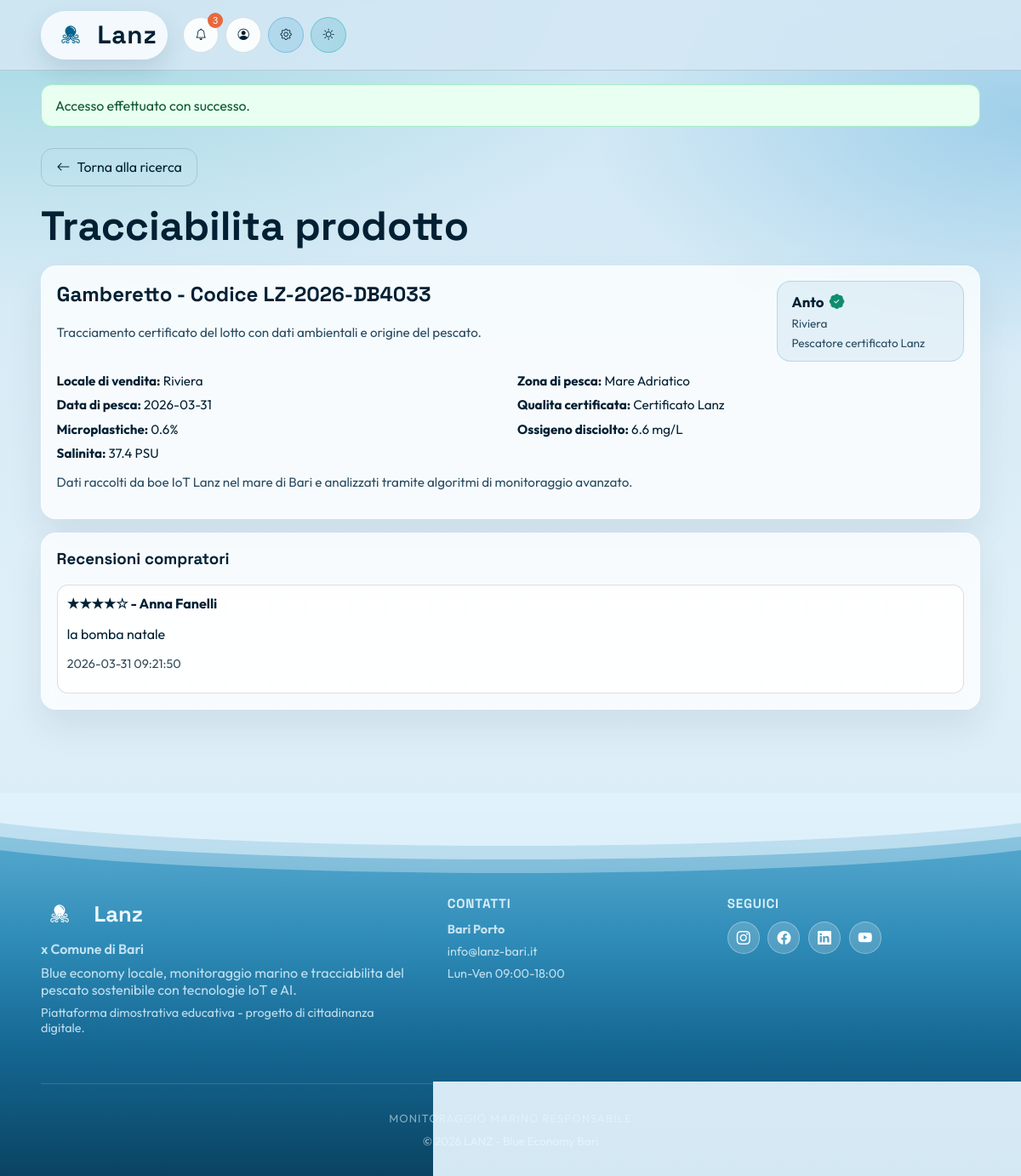
/product.php?code=LZ-2026-DB4033 (signed in), run on the app's committed database.
### tables this page shows
CREATE TABLE products (
            id INTEGER PRIMARY KEY AUTOINCREMENT,
            code TEXT NOT NULL UNIQUE,
            fish_type TEXT NOT NULL,
            catch_area TEXT NOT NULL,
            catch_date TEXT NOT NULL,
            microplastics_percent REAL NOT NULL,
            dissolved_oxygen REAL NOT NULL,
            salinity REAL NOT NULL,
            quality_label TEXT NOT NULL,
            fisherman_id INTEGER, requester_name TEXT NOT NULL DEFAULT "", business_location TEXT NOT NULL DEFAULT "", source_request_id INTEGER,
            FOREIGN KEY (fisherman_id) REFERENCES users(id)
        );

CREATE TABLE users (
            id INTEGER PRIMARY KEY AUTOINCREMENT,
            full_name TEXT NOT NULL,
            username TEXT NOT NULL UNIQUE,
            email TEXT NOT NULL UNIQUE,
            password_hash TEXT NOT NULL,
            role TEXT NOT NULL CHECK (role IN ("compratore", "pescatore", "admin")),
            created_at TEXT NOT NULL DEFAULT CURRENT_TIMESTAMP
        );

CREATE TABLE reviews (
            id INTEGER PRIMARY KEY AUTOINCREMENT,
            product_id INTEGER NOT NULL,
            buyer_id INTEGER NOT NULL,
            fisherman_id INTEGER NOT NULL,
            rating INTEGER NOT NULL CHECK (rating BETWEEN 1 AND 5),
            comment TEXT NOT NULL,
            created_at TEXT NOT NULL DEFAULT CURRENT_TIMESTAMP,
            UNIQUE (product_id, buyer_id),
            FOREIGN KEY (product_id) REFERENCES products(id),
            FOREIGN KEY (buyer_id) REFERENCES users(id),
            FOREIGN KEY (fisherman_id) REFERENCES users(id)
        );

### includes/auth.php (called while the page is built, shortened)
<?php
function e(string $value): string
{
    return htmlspecialchars($value, ENT_QUOTES, 'UTF-8');
}

### product.php (the view, shortened to what this page needs)
<?php
require_once __DIR__ . '/includes/config.php';
require_once __DIR__ . '/includes/auth.php';
$code = trim($_GET['code'] ?? '');
$product = null;
if ($code !== '') {
    $stmt = $pdo->prepare(
        'SELECT p.*, u.full_name AS fisherman_name
         FROM products p
         LEFT JOIN users u ON u.id = p.fisherman_id
         WHERE p.code = :code
         LIMIT 1'
    );
    $stmt->bindValue(':code', $code);
    $stmt->execute();
    $product = $stmt->fetch();
}
$isCertified = false;
if ($product) {
    $labelValue = (string) ($product['quality_label'] ?? '');
    $isCertified = stripos($labelValue, 'lanz') !== false || stripos($labelValue, 'certific') !== false;
}
$reviews = [];
if ($product) {
    $reviewsStmt = $pdo->prepare(
        'SELECT r.rating, r.comment, r.created_at, u.full_name AS buyer_name
         FROM reviews r
         JOIN users u ON u.id = r.buyer_id
         WHERE r.product_id = :product_id
         ORDER BY r.created_at DESC'
    );
    $reviewsStmt->bindValue(':product_id', (int) $product['id'], PDO::PARAM_INT);
    $reviewsStmt->execute();
    $reviews = $reviewsStmt->fetchAll();
}
require_once __DIR__ . '/includes/header.php';
?>
<section class="section container reveal">
    <a class="btn btn-ghost btn-back" href="buyer.php"><i class="bi bi-arrow-left"></i> Torna alla ricerca</a>
    <h1>Tracciabilita prodotto</h1>
    <?php if ($code === ''): ?>
        <div class="alert alert-error">Inserisci un codice prodotto valido.</div>
    <?php elseif (!$product): ?>
        <div class="alert alert-error">Nessun prodotto trovato per il codice <?= e($code) ?>.</div>
    <?php else: ?>
        <div class="card">
            <div class="product-header">
                <div>
                    <h2><?= e((string) $product['fish_type']) ?> - Codice <?= e((string) $product['code']) ?></h2>
                    <p class="helper-text">Tracciamento certificato del lotto con dati ambientali e origine del pescato.</p>
                </div>
                <div class="fisherman-badge">
                    <span class="fisherman-name">
                        <?= e((string) ($product['fisherman_name'] ?? 'N/D')) ?>
                        <?php if ($isCertified): ?>
                            <span class="cert-icon-inline" aria-label="Certificato Lanz"><i class="bi bi-patch-check-fill"></i></span>
                        <?php endif; ?>
                    </span>
                    <span class="fisherman-meta"><?= e((string) ($product['business_location'] ?? 'Attivita locale')) ?></span>
                    <span class="fisherman-meta"><?= $isCertified ? 'Pescatore certificato Lanz' : 'Pescatore verificato' ?></span>
                </div>
            </div>
            <div class="metrics-grid">
                <p><strong>Locale di vendita:</strong> <?= e((string) ($product['business_location'] ?? 'N/D')) ?></p>
                <p><strong>Zona di pesca:</strong> <?= e((string) $product['catch_area']) ?></p>
                <p><strong>Data di pesca:</strong> <?= e((string) $product['catch_date']) ?></p>
                <p><strong>Qualita certificata:</strong> <?= e((string) $product['quality_label']) ?></p>
                <p><strong>Microplastiche:</strong> <?= e((string) $product['microplastics_percent']) ?>%</p>
                <p><strong>Ossigeno disciolto:</strong> <?= e((string) $product['dissolved_oxygen']) ?> mg/L</p>
                <p><strong>Salinita:</strong> <?= e((string) $product['salinity']) ?> PSU</p>
            </div>
            <p class="helper-text">
                Dati raccolti da boe IoT Lanz nel mare di Bari e analizzati tramite algoritmi di monitoraggio avanzato.
            </p>
        </div>
        <div class="card review-card">
            <h3>Recensioni compratori</h3>
            <?php if (!$reviews): ?>
                <p class="helper-text">Nessuna recensione disponibile per questo prodotto.</p>
            <?php else: ?>
                <ul class="notification-list">
                    <?php foreach ($reviews as $review): ?>
                        <li>
                            <div>
                                <strong><?= str_repeat('★', (int) $review['rating']) . str_repeat('☆', 5 - (int) $review['rating']) ?> - <?= e((string) $review['buyer_name']) ?></strong>
                                <p><?= e((string) $review['comment']) ?></p>
                                <p class="small"><?= e((string) $review['created_at']) ?></p>
                            </div>
                        </li>
                    <?php endforeach; ?>
                </ul>
            <?php endif; ?>
        </div>
    <?php endif; ?>
</section>
<?php require_once __DIR__ . '/includes/footer.php'; ?>

### assets/css/styles.css (style rules this page uses)
:root { --bg: #d4e8f4; --ink: #022033; --ink-soft: #2a4c62; --brand: #0081c6; --brand-2: #00a3a5; --sand: #f4d7a0; --card: rgba(255, 255, 255, 0.78); --line: rgba(2, 32, 51, 0.14); --danger: #b42318; }
* { box-sizing: border-box; }
html, body { margin: 0; padding: 0; min-height: 100vh; width: 100%; overflow-x: clip; }
body { font-family: 'Outfit', sans-serif; color: var(--ink); background: var(--bg); overflow-x: clip; overscroll-behavior: none; display: flex; flex-direction: column; }
.container { width: min(1120px, 92vw); margin: 0 auto; }
h1, h2, h3 { font-family: 'Space Grotesk', sans-serif; margin-top: 0; }
h1 { font-size: clamp(2rem, 4vw, 3.2rem); margin-bottom: 1rem; }
.btn { border: none; cursor: pointer; font: inherit; text-decoration: none; display: inline-flex; align-items: center; justify-content: center; gap: 0.5rem; padding: 0.7rem 1.1rem; border-radius: 0.9rem; transition: transform 0.25s ease, box-shadow 0.25s ease, background 0.25s ease; }
.btn-ghost { background: transparent; color: var(--ink); border: 1px solid var(--line); }
.floating-card, .card, .form-card, .table-wrap { background: var(--card); border: 1px solid rgba(255, 255, 255, 0.5); box-shadow: 0 20px 40px rgba(3, 41, 67, 0.08); border-radius: 1.1rem; backdrop-filter: blur(6px); }
.section { padding: 1.6rem 0 2.1rem; }
.card { padding: 1.1rem; }
.metrics-grid { display: grid; grid-template-columns: repeat(2, minmax(0, 1fr)); gap: 0.6rem 1rem; margin-top: 0.8rem; }
.metrics-grid p { margin: 0; font-size: 0.95rem; }
.helper-text { color: var(--ink-soft); font-size: 0.95rem; }
.small { opacity: 0.8; font-size: 0.9rem; }
.notification-list { list-style: none; margin: 0; padding: 0; display: grid; gap: 0.65rem; }
.notification-list li { display: flex; justify-content: space-between; gap: 0.9rem; align-items: center; border: 1px solid var(--line); border-radius: 0.8rem; padding: 0.7rem; background: rgba(255, 255, 255, 0.75); }
.review-card { margin-top: 1rem; }
.btn-back { margin-bottom: 1rem; }
.product-header { display: flex; align-items: flex-start; justify-content: space-between; gap: 1.2rem; flex-wrap: wrap; }
.fisherman-badge { padding: 0.75rem 1rem; border-radius: 1rem; background: rgba(0, 119, 182, 0.08); border: 1px solid rgba(0, 119, 182, 0.2); display: grid; gap: 0.3rem; min-width: 220px; }
.fisherman-name { font-weight: 700; font-size: 1.05rem; display: inline-flex; align-items: center; gap: 0.4rem; }
.cert-icon-inline { color: #0f8d6f; font-size: 1.1rem; }
.fisherman-meta { font-size: 0.85rem; color: var(--ink-soft); }
.reveal { opacity: 0; transform: translateY(24px) scale(0.98); transition: opacity 0.65s ease, transform 0.65s ease; }
.reveal.show { opacity: 1; transform: none; }
.admin-page, .home-page, .buyer-page, .fisherman-page, .product-page { overflow-y: visible; }
.reveal { animation: none; }
.card, .form-card, .table-wrap, .stat-card, .notify-btn, .btn { transition: all 0.24s ease; }

### data on the page
products: fish_type "Gamberetto", code "LZ-2026-DB4033", fisherman.full_name "Anto", business_location "Riviera", catch_area "Mare Adriatico", catch_date "2026-03-31", quality_label "Certificato Lanz", microplastics_percent "0.6", dissolved_oxygen "6.6", salinity "37.4"
reviews: rating "★★★★", rating "☆", buyer.full_name "Anna Fanelli", comment "la bomba natale", created_at "2026-03-31 09:21:50"

### other printed values
$quickUnreadCount "3"
$flash['message'] "Accesso effettuato con successo."
